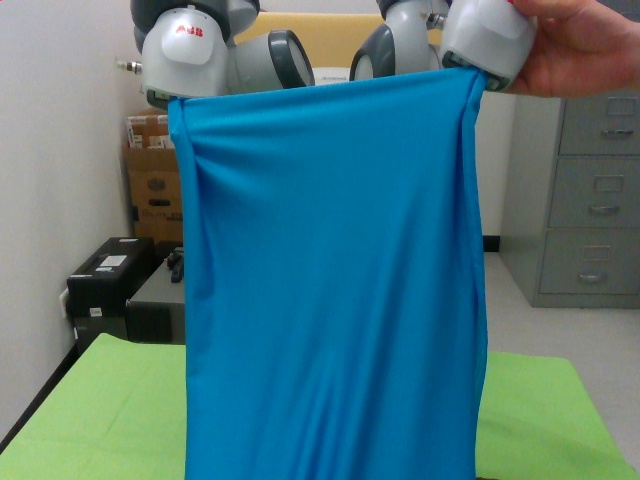
#> input picture cloth_hri/scripts/cloth.jpg, 640 x 480 px
$ python wrinkle.py   (Python 2 division)   (older library calls are emulated)
#> lines starting #> are read from the running program, lines starting #| are printed output that depends on the picture; after the words box and inside, x2 and y2 are one past the last pixel; in counts of white or black regions, pixels touching at a corner belong together
#> further down, im is the input picture: shape (480, 640, 3); mean B, G, R 124.6, 118.1, 74.5
import os, cv2
import matplotlib.pyplot as plt
import numpy as np

# extract the foreground
def get_fg(img):
    markers = np.uint8(np.zeros((480,640)))
    markers[420:, 280:360] =1
    # set background as 2
    markers[:,0:20] = 2
    markers[:,-20:] = 2
    markers[0:20,:] = 2
    markers_rgb = markers.astype(np.int32)
    markers_rgb = cv2.watershed(img,markers_rgb)
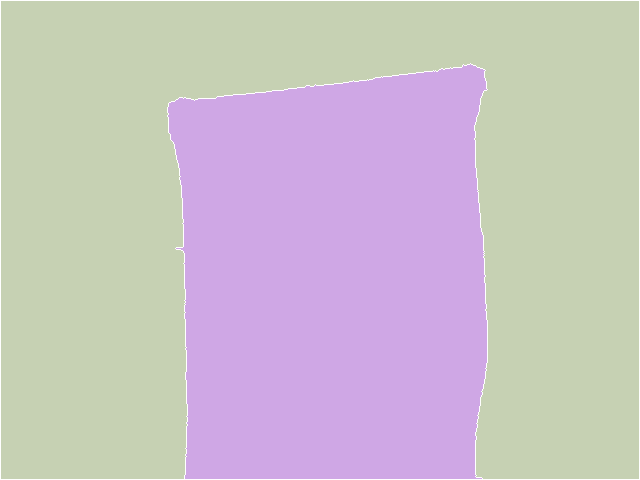
#> markers_rgb: shape (480, 640) int32; 3 distinct labels, from -1 to 2; one colour per label, 0 black, -1 white
    fg = np.uint8(markers_rgb == 1)
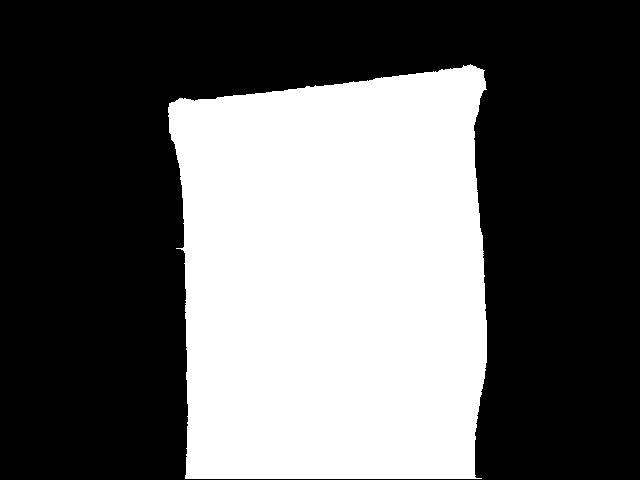
#> fg: shape (480, 640); values 0 (black) and 1 (white), 38.3% white; 1 white region, box (x1, y1, x2, y2) and area: (168, 64, 487, 479) 117644
    return fg

def mk(s):#morph kernel
    return np.ones((s,s),np.uint8)

def gabor_feat(img, num_theta = 4, show_fg=False,show_step=False):
    img = cv2.cvtColor(img,cv2.COLOR_BGR2RGB)
    fg = get_fg(img)
    shrink_fg = cv2.erode(fg, mk(15), iterations = 2)
#> shrink_fg: shape (480, 640); values 0 (black) and 1 (white), 31.7% white; 1 white region, box (x1, y1, x2, y2) and area: (183, 83, 473, 465) 97486

    gray = cv2.cvtColor(img, cv2.COLOR_BGR2GRAY)
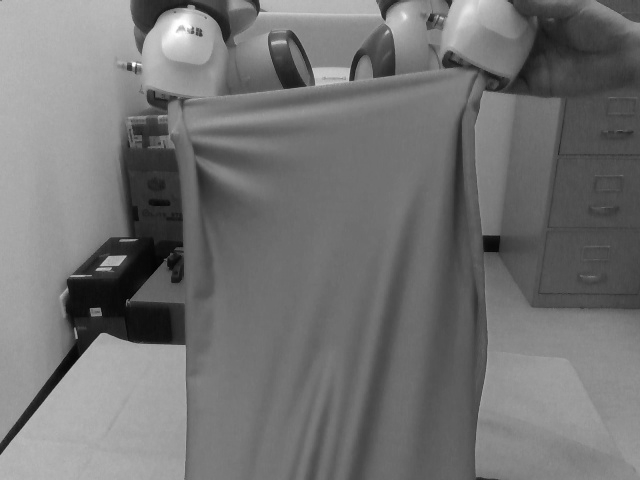
#> gray: shape (480, 640); min 1, max 255, mean 115
    gray = cv2.bitwise_and(gray, gray, mask = fg)
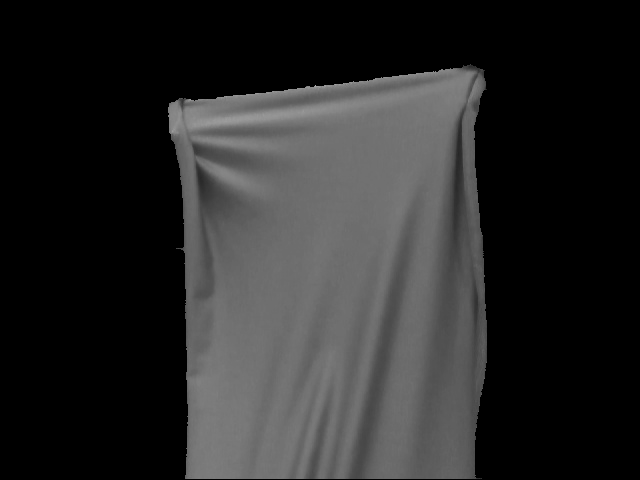
#> gray: shape (480, 640); min 0, max 172, mean 40.1
    if show_fg:
        plt.imshow(gray,cmap='gray')
        plt.show()

    ks = 101 # kernel size
    thresh = 200

    avg = np.zeros(gray.shape, dtype=bool)
    count = 0

    rows, cols = gray.shape
#> rows = 480; cols = 640
    grid = 80

    hist = []
    for i in range(num_theta):
        g_kernel1 = cv2.getGaborKernel((ks, ks), sigma = 6.0, theta = i*np.pi/num_theta, lambd = 10.0, gamma=0.5, psi=0, ktype=cv2.CV_32F)
        filtered = cv2.filter2D(gray, cv2.CV_8UC3, g_kernel1)
        count = count+1

        filtered = np.array(filtered>thresh, dtype=bool)
        filtered = filtered & shrink_fg
        avg = avg | filtered

        count = 0
        for col in np.arange(0, cols, grid):
            for row in np.arange(0, rows, grid):
                block = filtered[row:row+grid,col:col+grid]
                val =  np.sum(block>0)
                hist.append(val)
        #hist.append(np.sum(filtered>0))
        if show_step:
            plt.imshow(filtered)
            plt.show()
#> this loop made 4 passes
#> pass 1, in gabor_feat, `filtered = cv2.filter2D(gray, cv2.CV_8UC3, g_kernel1)`:
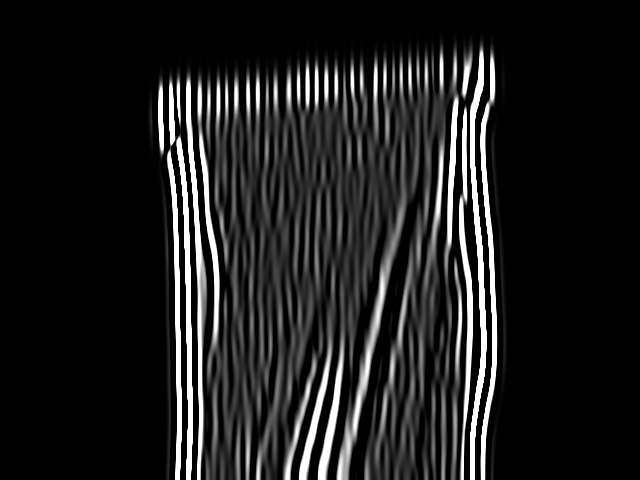
#> filtered: shape (480, 640); min 0, max 255, mean 30.1
#> after the loop:
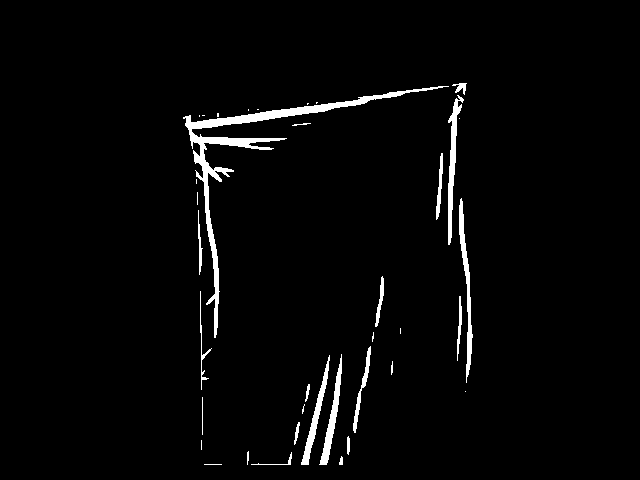
#> avg: shape (480, 640); values 0 (black) and 1 (white), 2.6% white; 37 white regions (16 under 20 px), largest, box (x1, y1, x2, y2) and area: (183, 86, 449, 338) 3591, (448, 95, 464, 245) 783, (459, 198, 473, 383) 767
#> after the loop:
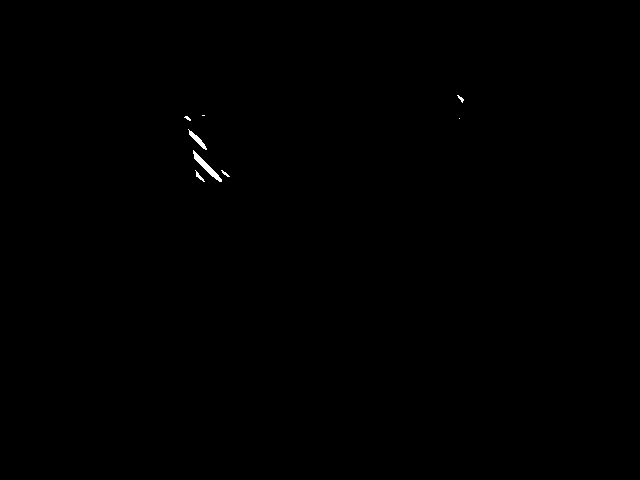
#> filtered: shape (480, 640); values 0 (black) and 1 (white), 0.14% white; 8 white regions (3 under 20 px), largest, box (x1, y1, x2, y2) and area: (193, 150, 222, 182) 208, (188, 129, 207, 150) 106, (195, 170, 205, 182) 35, (457, 95, 464, 103) 22, (221, 170, 230, 177) 22
#> after the loop, hist = 192 values, max 954 at index 115, min 0 at index 0, mean 44.35

    return avg, hist

if __name__ == "__main__":
    im = cv2.imread('cloth.jpg')
    avg, hist = gabor_feat(im)
    print hist
#> (printed output is left out)
